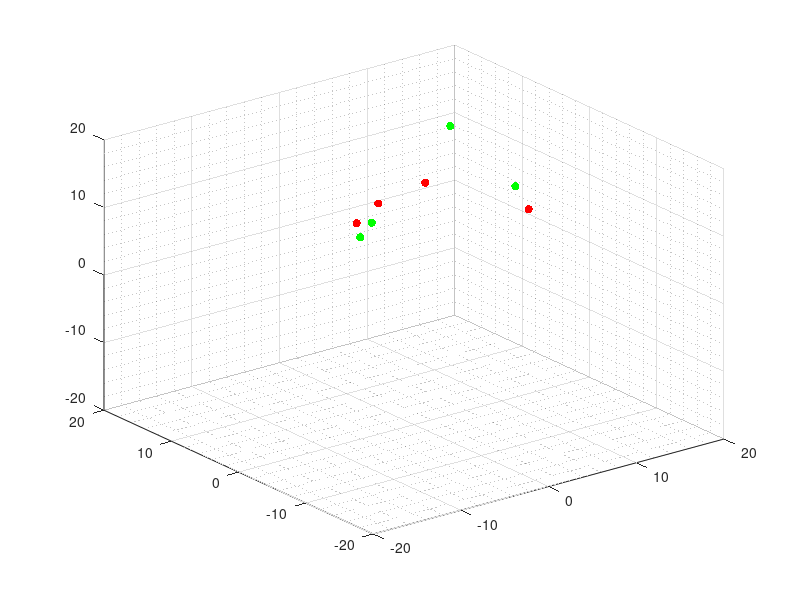

Here is the MATLAB script that generated this plot: (Note: this script raises an error after producing the figure.)
% =========================================================================
% SIMULACIÓN DEL PROBLEMA DE FORMACIÓN EN 3D
% =========================================================================
% Autor: Kenneth Andree Aldana Corado
% Última modificación: 25/08/2022
% Basado en: "Simulación de control de formación sin modificaciones"
% de Andrea Maybell Peña Echeverría
% (MODELO 2)
% =========================================================================
% El siguiente script implementa la simulación de la ecuación modificada
% de consenso para el caso de acercamiento.
% =========================================================================

%% Inicialización del mundo
gridsize = 20;
initsize = 15;
N = 8;
dt = 0.01;
T = 20;

% Inicialización de la posición de los agentes
X = initsize*rand(3,N);
Xi = X;

% Inicialización de la velocidad de los agentes
V = zeros(3,N);

%% Grafico de posición inicial de los agentes
%  Se utiliza distinción de color por agentes
%    Rojo:    agente 1
%    Verde:   agente 2
%    Azul:    agente 3
%    Negro:   agente 4
color = [255 0 0;
         255 0 0;
         255 0 0;
         255 0 0;
         0 255 0;
         0 255 0;
         0 255 0;
         0 255 0];    
agents = scatter3(X(1,:),X(2,:),X(3,:),[],color,'filled');
grid minor;
xlim([-gridsize, gridsize]);
ylim([-gridsize, gridsize]);
zlim([-gridsize, gridsize]);

%% Selección matriz y parámetros del sistema
d = MatrizF(2);    % matriz de formación
r = 1;               % radio agentes
R = 20;              % rango sensor
VelMax = 10;         % velocidad máxima

%% Inicialización de simulación
t = 0;
ciclos = 1;
historico = zeros(100*T,N);
hX = zeros(100*T,N);
hY = zeros(100*T,N);
hZ = zeros(100*T,N);
cambio = 0;

while(t < T)
    for i = 1:N
        E = 0;
        for j = 1:N
            dist = X(:,i)- X(:,j); % vector xi - xj
            mdist = norm(dist);    % norma euclidiana vector xi - xj
            dij = d(i,j);        % distancia deseada entre agentes i y j
            
            % Peso añadido a la ecuación de consenso
            if(mdist == 0)
                w = 0;
            else
                w = (mdist - (2*(r + 1)))/(mdist - (r + 1))^2;
            end
            % Tensión de aristas entre agentes
            E = E + w.*dist;
        end
       
        % Actualización de velocidad
        V(:,i) = -1*E;

    end

    % Al llegar muy cerca de la posición deseada realizar cambio de control
    if(norm(V) < 1)
        cambio = cambio + 1;
    end
    % Actualización de la posición de los agentes
    X = X + V*dt;
    
    % Almacenamiento de variables para graficar
    for a = 1:N
        hX(ciclos,a)= X(1,a);
        hY(ciclos,a)= X(2,a);
        hZ(ciclos,a)= X(3,a);
    end
    historico(ciclos,:) = (sum(V.^2,1)).^0.5;
    
    % Se actualiza la gráfica, se muestra el movimiento y se incrementa el
    % tiempo
    agents.XData = X(1,:);
    agents.YData = X(2,:);
    agents.ZData = X(3,:);
    pause(dt);
    t = t + dt;
    ciclos = ciclos + 1;
end

figure(1);
plot(0:dt:T-0.01,historico);
xlabel('Tiempo (segundos)');
ylabel('Velocidad (unidades/segundo)');
ylim([-1,inf])

% trayectorias
figure(2);
hold on;
plot3(hX,hY,hZ,'--');
xlabel('Posición en eje X (unidades)');
ylabel('Posición en eje Y (unidades)');
zlabel('Posición en eje Z (unidades)');
scatter3(Xi(1,:),Xi(2,:),Xi(3,:),[], 'k');
scatter3(X(1,:),X(2,:),X(3,:),[], 'k', 'filled');
hold off;
